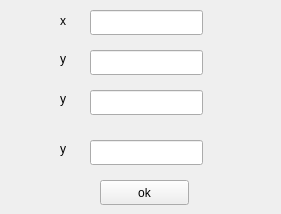
<?xml version="1.0" encoding="UTF-8"?>
<ui version="4.0">
 <class>Form</class>
 <widget class="QWidget" name="Form">
  <property name="geometry">
   <rect>
    <x>0</x>
    <y>0</y>
    <width>281</width>
    <height>214</height>
   </rect>
  </property>
  <property name="windowTitle">
   <string>Form</string>
  </property>
  <widget class="QPushButton" name="pushButton_2">
   <property name="geometry">
    <rect>
     <x>100</x>
     <y>180</y>
     <width>89</width>
     <height>25</height>
    </rect>
   </property>
   <property name="text">
    <string>ok</string>
   </property>
  </widget>
  <widget class="QLabel" name="label">
   <property name="geometry">
    <rect>
     <x>60</x>
     <y>10</y>
     <width>21</width>
     <height>21</height>
    </rect>
   </property>
   <property name="text">
    <string>x</string>
   </property>
  </widget>
  <widget class="QLabel" name="label_2">
   <property name="geometry">
    <rect>
     <x>60</x>
     <y>50</y>
     <width>21</width>
     <height>17</height>
    </rect>
   </property>
   <property name="text">
    <string>y</string>
   </property>
  </widget>
  <widget class="QLineEdit" name="lineEdit">
   <property name="geometry">
    <rect>
     <x>90</x>
     <y>10</y>
     <width>113</width>
     <height>25</height>
    </rect>
   </property>
  </widget>
  <widget class="QLineEdit" name="lineEdit_2">
   <property name="geometry">
    <rect>
     <x>90</x>
     <y>50</y>
     <width>113</width>
     <height>25</height>
    </rect>
   </property>
  </widget>
  <widget class="QLineEdit" name="lineEdit_3">
   <property name="geometry">
    <rect>
     <x>90</x>
     <y>90</y>
     <width>113</width>
     <height>25</height>
    </rect>
   </property>
  </widget>
  <widget class="QLabel" name="label_3">
   <property name="geometry">
    <rect>
     <x>60</x>
     <y>90</y>
     <width>21</width>
     <height>17</height>
    </rect>
   </property>
   <property name="text">
    <string>y</string>
   </property>
  </widget>
  <widget class="QLabel" name="label_4">
   <property name="geometry">
    <rect>
     <x>60</x>
     <y>140</y>
     <width>21</width>
     <height>17</height>
    </rect>
   </property>
   <property name="text">
    <string>y</string>
   </property>
  </widget>
  <widget class="QLineEdit" name="lineEdit_4">
   <property name="geometry">
    <rect>
     <x>90</x>
     <y>140</y>
     <width>113</width>
     <height>25</height>
    </rect>
   </property>
  </widget>
 </widget>
 <resources/>
 <connections/>
</ui>
